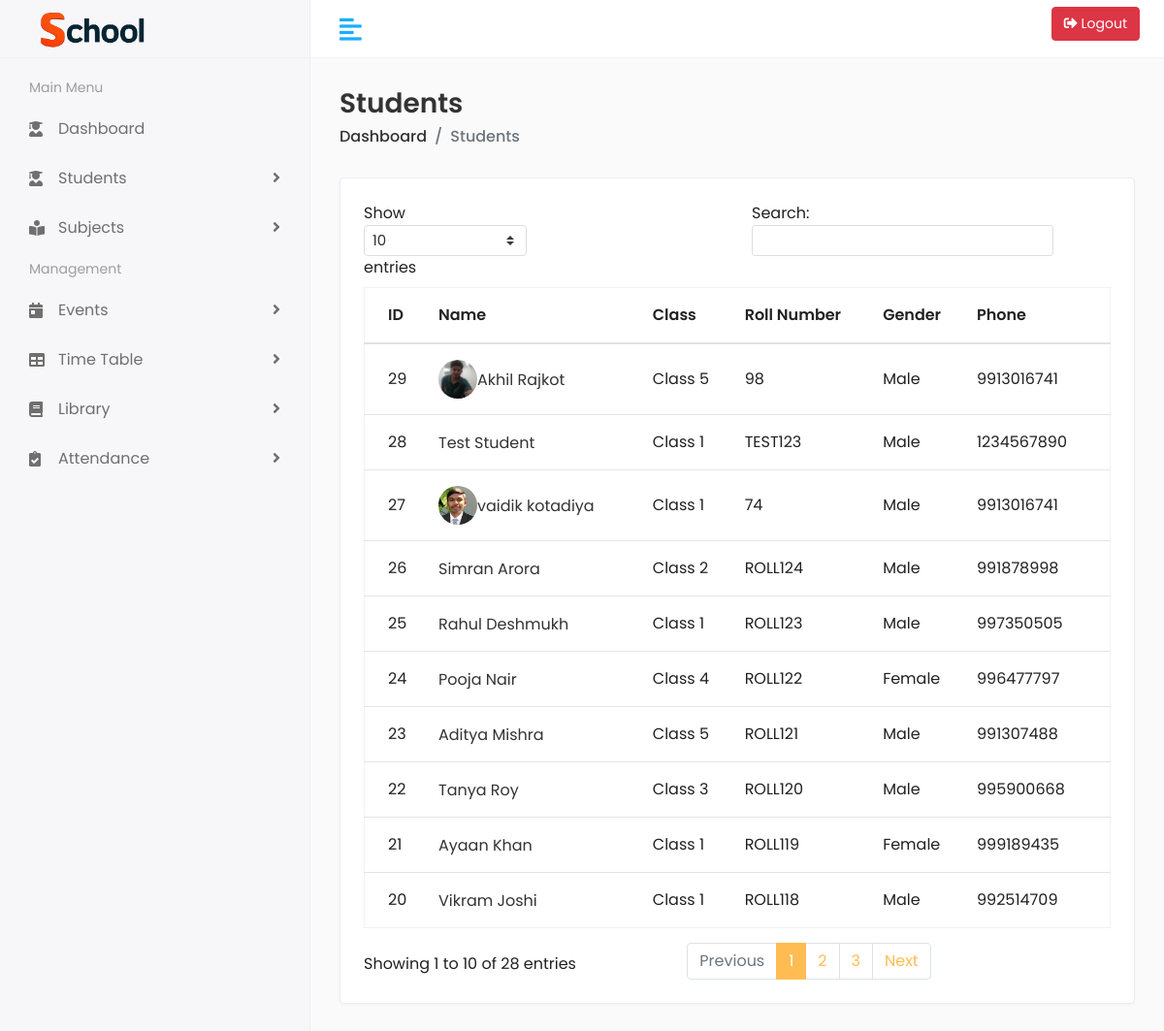
The page /students/ (signed in) on the database its author committed.
### students/models.py (models this page shows, shortened)
class Student(models.Model):
    GENDER_CHOICES = (
        ('M', 'Male'),
        ('F', 'Female'),
        ('O', 'Other'),
    )
    CLASS_CHOICES = (
        ('1', 'Class 1'),
        ('2', 'Class 2'),
        ('3', 'Class 3'),
        ('4', 'Class 4'),
        ('5', 'Class 5'),
    )
    user = models.OneToOneField(User, on_delete=models.CASCADE, null=True, blank=True)
    first_name = models.CharField(max_length=50)
    last_name = models.CharField(max_length=50)
    roll_number = models.CharField(max_length=20, unique=True)
    class_name = models.CharField(max_length=2, choices=CLASS_CHOICES)
    gender = models.CharField(max_length=1, choices=GENDER_CHOICES)
    date_of_birth = models.DateField()
    address = models.TextField()
    phone_number = models.CharField(max_length=15)
    email = models.EmailField(blank=True, null=True)
    parent_name = models.CharField(max_length=100)
    parent_phone = models.CharField(max_length=15)
    parent_email = models.EmailField(blank=True, null=True)
    admission_date = models.DateField(auto_now_add=True)
    profile_picture = models.ImageField(upload_to='student_profiles/', blank=True, null=True)
    is_active = models.BooleanField(default=True)
    created_at = models.DateTimeField(auto_now_add=True)
    updated_at = models.DateTimeField(auto_now=True)
    fee_status = models.CharField(max_length=20, default='unpaid')
    last_payment_date = models.DateField(null=True, blank=True)
    transaction_id = models.CharField(max_length=100, null=True, blank=True)
    def get_class_name_display(self):
        return dict(self.CLASS_CHOICES).get(self.class_name, self.class_name)
    def get_gender_display(self):
        return dict(self.GENDER_CHOICES).get(self.gender, self.gender)
    class Meta:
        ordering = ['class_name', 'roll_number']

### students/views.py (the view)
# urls.py: path('', views.student_list, name='student_list'),
@login_required
def student_list(request):
    students = Student.objects.all()
    is_student = hasattr(request, 'user_type') and request.user_type == 'student'
    is_teacher = hasattr(request, 'user_type') and request.user_type == 'teacher'
    return render(request, 'students/list.html', {
        'students': students,
        'is_student': is_student,
        'is_teacher': is_teacher
    })

### core/templatetags/core_extras.py (called while the page is built)
@register.filter
def avatar_color_class(username):
    hash_object = hashlib.md5(username.encode())
    hash_value = int(hash_object.hexdigest(), 16)
    color_index = (hash_value % 10) + 1
    return f"avatar-bg-{color_index}"

### students/templates/students/list.html (shortened to what this page needs)
{% extends 'base.html' %}
{% load static %}
{% block content %}
<div class="page-header">
    <div class="row align-items-center">
        <div class="col">
            <h3 class="page-title">Students</h3>
            <ul class="breadcrumb">
                <li class="breadcrumb-item"><a href="{% url 'core:home' %}">Dashboard</a></li>
                <li class="breadcrumb-item active">Students</li>
            </ul>
        </div>
    </div>
</div>
<div class="row">
    <div class="col-sm-12">
        <div class="card card-table">
            <div class="card-body">
                <div class="table-responsive">
                    <table class="table table-hover table-center mb-0 datatable">
                        <thead>
                            <tr>
                                <th>ID</th>
                                <th>Name</th>
                                <th>Class</th>
                                <th>Roll Number</th>
                                <th>Gender</th>
                                <th>Phone</th>
                            </tr>
                        </thead>
                        <tbody>
                            {% for student in students %}
                            <tr>
                                <td>{{ student.id }}</td>
                                <td>
                                    <h2 class="table-avatar">
                                        {% if student.profile_picture %}
                                        <a href="{% url 'students:student_detail' student.pk %}"
                                            class="avatar avatar-sm me-2">
                                            <img class="avatar-img rounded-circle"
                                                src="{{ student.profile_picture.url }}" alt="Student Image">
                                        </a>
                                        {% endif %}
                                        <a href="{% url 'students:student_detail' student.pk %}">
                                            {{ student.first_name }} {{ student.last_name }}
                                        </a>
                                    </h2>
                                </td>
                                <td>{{ student.get_class_name_display }}</td>
                                <td>{{ student.roll_number }}</td>
                                <td>{{ student.get_gender_display }}</td>
                                <td>{{ student.phone_number }}</td>
                            </tr>
                            {% empty %}
                            <tr>
                                <td colspan="{% if is_student or is_teacher %}6{% else %}7{% endif %}"
                                    class="text-center">No students
                                    found</td>
                            </tr>
                            {% endfor %}
                        </tbody>
                    </table>
                </div>
            </div>
        </div>
    </div>
</div>
{% endblock %}

### static/assets/css/style.css (style rules this page uses)
html { height: 100%; }
body { background-color: #fff; color: #333; font-family: 'Poppins', sans-serif; font-size: 1rem; height: 100%; line-height: 1.5; overflow-x: hidden; }
h1, h2, h3, h4, h5, h6 { font-family: 'Poppins', sans-serif; margin-top: 0; }
a { color: #009ce7; }
input, button, a { transition: all 0.4s ease; -moz-transition: all 0.4s ease; -o-transition: all 0.4s ease; -ms-transition: all 0.4s ease; -webkit-transition: all 0.4s ease; }
ul, ol { padding: 0px; list-style: none; }
.table { color: #333; max-width: 100%; margin-bottom: 0; width: 100%; }
.table.dataTable { border-collapse: collapse !important; border: 1px solid rgba(0, 0, 0, 0.05); }
table.table td h2 { display: inline-block; font-size: inherit; font-weight: 400; margin: 0; padding: 0; vertical-align: middle; }
table.table td h2.table-avatar { align-items: center; display: inline-flex; font-size: inherit; font-weight: 400; margin: 0; padding: 0; vertical-align: middle; white-space: nowrap; }
table.table td h2 a { color: #333; }
.table thead tr th { font-weight: 600; }
.table tbody tr { border-bottom: 1px solid rgba(0, 0, 0, 0.05); }
.table.table-center td, .table.table-center th { vertical-align: middle; }
.card-table .card-body .table>thead>tr>th { border-top: 0; }
.card-table .card-body .table tr td:first-child, .card-table .card-body .table tr th:first-child { padding-left: 1.5rem; }
.card-table .card-body .table tr td:last-child, .card-table .card-body .table tr th:last-child { padding-right: 1.5rem; }
.card-table .table td, .card-table .table th { border-top: 1px solid #e2e5e8; padding: 1rem 0.75rem; white-space: nowrap; }
.card { border: 1px solid #ececf5; box-shadow: 0 1px 3px 0 rgba(0, 0, 0, 0.03); margin-bottom: 1.875rem; }
.card-body { padding: 1.5rem; }
.avatar { position: relative; display: inline-block; width: 3rem; height: 3rem }
.avatar>img { width: 100%; height: 100%; -o-object-fit: cover; object-fit: cover; }
.avatar-sm { width: 2.5rem; height: 2.5rem; }
.page-header { margin-bottom: 1.875rem; }
.page-header .breadcrumb { background-color: transparent; color: #6c757d; font-size: 1rem; font-weight: 500; margin-bottom: 0; padding: 0; }
.page-header .breadcrumb a { color: #333; }
.page-title { font-size: 28px; font-weight: 600; color: #333; margin-bottom: 5px; }

### templates/base.html (style rules this page uses)
:root { --dark-bg: #121212; --dark-surface: #1e1e1e; --dark-surface-2: #2d2d2d; --dark-text: #e0e0e0; --dark-text-secondary: #b0b0b0; --dark-accent: #bb86fc; --dark-error: #cf6679; --dark-warning: #ff9800; --light-bg: #fafafa; --light-surface: #ffffff; --light-surface-2: #f5f5f5; --light-text: #212121; --light-text-secondary: #757575; --light-accent: #6200ee; --light-error: #b00020; --light-warning: #ff9800; --bg-color: var(--light-bg); --surface-color: var(--light-surface); --surface-color-2: var(--light-surface-2); --text-color: var(--light-text); --text-color-secondary: var(--light-text-secondary); --accent-color: var(--light-accent); --error-color: var(--light-error); --warning-color: var(--light-warning); }
body { transition: background-color 0.3s ease; background-color: var(--bg-color); color: var(--text-color); }
.card { background-color: var(--surface-color); color: var(--text-color); transition: background-color 0.3s ease, color 0.3s ease; }
.table { color: var(--text-color); transition: color 0.3s ease; }

### rows shown on the page
Student: id "27", profile_picture (picture), first_name "vaidik", last_name "kotadiya", class_name "Class 1", roll_number "74", gender "Male", phone_number "9913016741"
Student: id "20", first_name "Vikram", last_name "Joshi", class_name "Class 1", roll_number "ROLL118", gender "Male", phone_number "992514709"
Student: id "21", first_name "Ayaan", last_name "Khan", class_name "Class 1", roll_number "ROLL119", gender "Female", phone_number "999189435"
Student: id "25", first_name "Rahul", last_name "Deshmukh", class_name "Class 1", roll_number "ROLL123", gender "Male", phone_number "997350505"
Student: id "28", first_name "Test", last_name "Student", class_name "Class 1", roll_number "TEST123", gender "Male", phone_number "1234567890"
Student: id "26", first_name "Simran", last_name "Arora", class_name "Class 2", roll_number "ROLL124", gender "Male", phone_number "991878998"
Student: id "22", first_name "Tanya", last_name "Roy", class_name "Class 3", roll_number "ROLL120", gender "Male", phone_number "995900668"
Student: id "24", first_name "Pooja", last_name "Nair", class_name "Class 4", roll_number "ROLL122", gender "Female", phone_number "996477797"
Student: id "29", profile_picture (picture), first_name "Akhil", last_name "Rajkot", class_name "Class 5", roll_number "98", gender "Male", phone_number "9913016741"
Student: id "23", first_name "Aditya", last_name "Mishra", class_name "Class 5", roll_number "ROLL121", gender "Male", phone_number "991307488"
